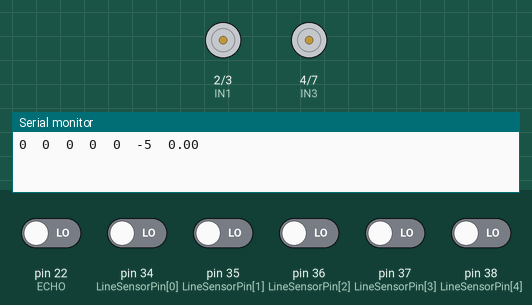
A sketch run on a simulated Arduino Mega 2560, built with avr-gcc and run on an emulated ATmega2560. Shown: motor-driver pin pairs drawn as motors (green arrow = first pin HIGH = forward, orange = second pin HIGH = backward, longer = more drive, scaled by the enable pin), the last lines printed to the serial monitor. Inputs (shaded band) come from the test bench; at power-on: pin 22 (ECHO), pin 34 (LineSensorPin[0]), pin 35 (LineSensorPin[1]), pin 36 (LineSensorPin[2]), pin 37 (LineSensorPin[3]), pin 38 (LineSensorPin[4]) LOW. Random numbers use the default seed unless the sketch sets one.

Above: at 1.2 s.
1.3 s: pin 34 (LineSensorPin[0]) driven HIGH
At 3.0 s:
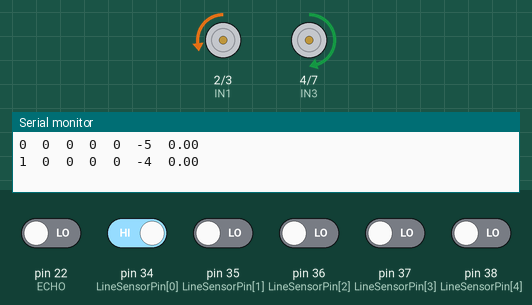
3.5 s: pin 35 (LineSensorPin[1]) driven HIGH
At 5.2 s:
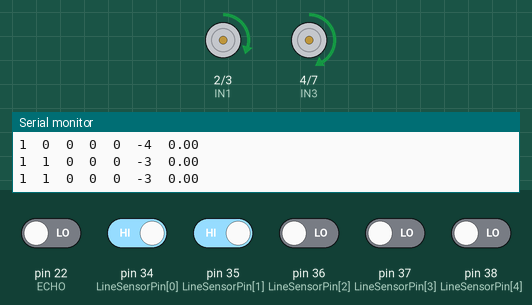
5.5 s: pin 35 (LineSensorPin[1]) driven LOW
At 6.4 s:
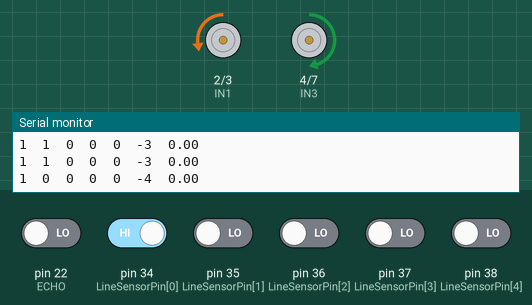
7.5 s: pin 36 (LineSensorPin[2]) driven HIGH
At 8.8 s:
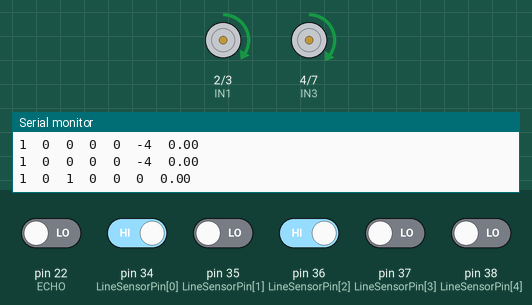
9.5 s: pin 36 (LineSensorPin[2]) driven LOW
At 11.1 s:
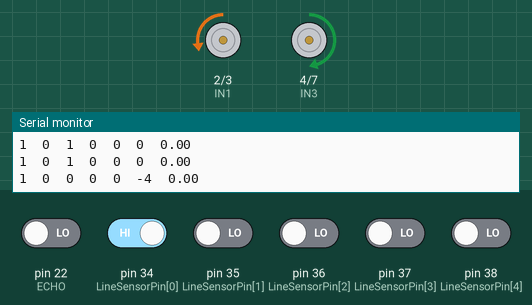
11.6 s: pin 37 (LineSensorPin[3]) driven HIGH
At 13.4 s:
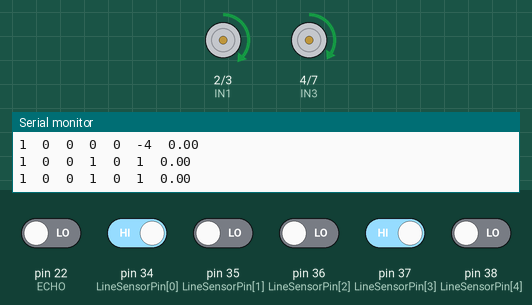
Timing chart, 0 to 14.6 s (numbered marks = the images above; inputs shaded):
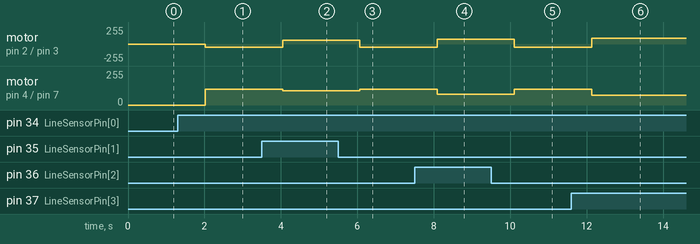

Measured:
- after the input at 1.3 s, motor on pin 2 (IN1) / pin 3 (IN2): stopped → backward 50/255 after 0.72 s; motor on pin 4 (IN3) / pin 7 (IN4): stopped → forward 120/255 after 0.72 s
- after the input at 3.5 s, motor on pin 2 (IN1) / pin 3 (IN2): backward 50/255 → forward 59/255 after 0.54 s; motor on pin 4 (IN3) / pin 7 (IN4): forward 120/255 → forward 106/255 after 0.54 s
- after the input at 5.5 s, motor on pin 2 (IN1) / pin 3 (IN2): forward 59/255 → backward 50/255 after 0.57 s; motor on pin 4 (IN3) / pin 7 (IN4): forward 106/255 → forward 120/255 after 0.57 s
- after the input at 7.5 s, motor on pin 2 (IN1) / pin 3 (IN2): backward 50/255 → forward 75/255 after 0.59 s; motor on pin 4 (IN3) / pin 7 (IN4): forward 120/255 → forward 80/255 after 0.59 s
- after the input at 9.5 s, motor on pin 2 (IN1) / pin 3 (IN2): forward 75/255 → backward 50/255 after 0.61 s; motor on pin 4 (IN3) / pin 7 (IN4): forward 80/255 → forward 120/255 after 0.61 s
- after the input at 11.6 s, motor on pin 2 (IN1) / pin 3 (IN2): backward 50/255 → forward 84/255 after 0.53 s; motor on pin 4 (IN3) / pin 7 (IN4): forward 120/255 → forward 75/255 after 0.53 s

The sketch:

line_sonar_sensor_motor.ino
```cpp
/////////////////////// Line Sensor Setup ////////////////////////
#define LINE_DETECT_WHITE  1
int Missioin_flag[5]={0,};
int LineSensorPin[5] = {34,35,36,37,38};
int LineSensorPinData[5] = {0,};
int LineType = -1;
/////////////////////// Line Sensor Setup ////////////////////////

/////////////////////// Sonar Sensor Setup ////////////////////////
float sonar1_data =0.0;
#define ECHO 22
#define TRIG 23
/////////////////////// Sonar Sensor Setup ////////////////////////

//////////////////// L298 Motor Driver Setup //////////////////////
#define IN1 2
#define IN2 3
#define ENA 5
#define IN3 4
#define IN4 7
#define ENB 6
//////////////////// L298 Motor Driver Setup //////////////////////


void motor_control_l(int direction, int speed)
{
  switch(direction)
  {
    case 1: digitalWrite(IN1, LOW);
            digitalWrite(IN2, HIGH);
            analogWrite(ENA, 150); // 0-255까지 입력
            break;

    case 0: digitalWrite(IN1, LOW);
            digitalWrite(IN2, LOW);
            analogWrite(ENA, 0);
            break;

    case -1: digitalWrite(IN1, HIGH);
             digitalWrite(IN2, LOW);
             analogWrite(ENA, 50);
             break;
  }
}
void motor_control_r(int direction, int speed)
{
  switch(direction)
  {
    case 1: digitalWrite(IN3, HIGH);
            digitalWrite(IN4, LOW);
            analogWrite(ENA, 50); // 0-255까지 입력
            break;

    case 0: digitalWrite(IN3, LOW);
            digitalWrite(IN4, LOW);
            analogWrite(ENA, 0);
            break;

    case -1: digitalWrite(IN1, LOW);
             digitalWrite(IN2, HIGH);
             analogWrite(ENA, 50);
             break;
  }
}

int read_digital_line_sensor(void)
{
  int i;
  int sum = 0;
  for(i=0;i<5;i++)
  {
     if(LINE_DETECT_WHITE == 0)  //흰색 바탕에 검정색 라인
     {
       LineSensorPinData[i] = 1 - digitalRead(LineSensorPin[i]);
     }
     else
     {
       LineSensorPinData[i] =  digitalRead(LineSensorPin[i]);
     }
     sum += LineSensorPinData[i];
  }

  if(sum == 5)
  {
     return sum;
  }
  else if(sum == 2)
  {
     if( (LineSensorPinData[3] == 1) && (LineSensorPinData[4] == 1) ) return 3;
     if( (LineSensorPinData[2] == 1) && (LineSensorPinData[3] == 1) ) return 1;
     if( (LineSensorPinData[1] == 1) && (LineSensorPinData[2] == 1) ) return -1;
     if( (LineSensorPinData[0] == 1) && (LineSensorPinData[1] == 1) ) return -3;
  }
  else if(sum == 1)
  {
    if(LineSensorPinData[0] == 1) return -4;
    if(LineSensorPinData[1] == 1) return -2;
    if(LineSensorPinData[2] == 1) return  0;
    if(LineSensorPinData[3] == 1) return  2;
    if(LineSensorPinData[4] == 1) return  4;
  }
  else if(sum == 3)
  {
    return -10;
  }
  else
  {
     return -5;
  }
}

void send_serial_data(void)
{
   int i;
   for(i=0;i<5;i++)
   {
      Serial.print(LineSensorPinData[i]);
      Serial.print("  ");
   }
      Serial.print(LineType);
      Serial.print("  ");
      Serial.println(sonar1_data);
}

float sonar(void)
{
  float duration =0.0;
  float distance = 0.0;
  digitalWrite(TRIG,LOW);
  digitalWrite(TRIG,HIGH);
  delay(10);
  digitalWrite(TRIG,LOW);

  duration = pulseIn(ECHO,HIGH);
  //Serial.println(duration);
  distance = duration * 340.0/(2.0*10000);
  //Serial.print(distance);  Serial.println(" cm");

  return distance;
}

void motor_control(int dir_A, int pwm_A , int dir_B, int pwm_B)
{
   if(dir_A == 0)
   {
     digitalWrite(IN1, 0);  digitalWrite(IN2, 0);
     analogWrite(ENA,0);
   }
   else if(dir_A == 1)
   {
     digitalWrite(IN1, HIGH);  digitalWrite(IN2, LOW);
     analogWrite(ENA,pwm_A);
   }
   else if(dir_A == -1)
   {
     digitalWrite(IN1, LOW);  digitalWrite(IN2, HIGH);
     analogWrite(ENA,pwm_A);
   }
   else
   {
     digitalWrite(IN1, 0);  digitalWrite(IN2, 0);
     analogWrite(ENA,0);
   }

   if(dir_B == 0)
   {
     digitalWrite(IN3, 0);  digitalWrite(IN4, 0);
     analogWrite(ENA,0);
   }
   else if(dir_B == 1)
   {
     digitalWrite(IN3, HIGH);  digitalWrite(IN4, LOW);
     analogWrite(ENB,pwm_B);
   }
   else if(dir_B == -1)
   {
     digitalWrite(IN3, LOW);  digitalWrite(IN4, HIGH);
     analogWrite(ENB,pwm_B);
   }
   else
   {
     digitalWrite(IN3, 0);  digitalWrite(IN4, 0);
     analogWrite(ENB,0);
   }
}

void robot_line_trace(void)
{
  switch(LineType)
  {

     case -4 :
              motor_control(-1, 50 , 1, 120);
              break;

     case -3 :
              motor_control(1, 59 , 1, 106);
              break;
     case -2 :
              motor_control(1, 60 , 1, 100);
              break;
     case -1 :
              motor_control(1, 70 , 1, 90);
              break;
     case 0 :
              motor_control(1, 75 , 1, 80);
              break;
     case 1 :
              motor_control(1, 84 , 1, 75);
              break;
     case 2 :
              motor_control(1, 98 , 1, 68);
              break;
     case 3 :
              motor_control(1, 106 , 1, 59);
              break;
     case 4 :
              motor_control(1, 120 , -1, 50);
              break;

     case 5 :
               motor_control(-1,30, -1,35);
               delay(500);
               motor_control(0, 0 , 0, 0);
               delay(1000);
               break;
  }
}
void setup() {
  // put your setup code here, to run once:
 int i;
 ///// line sensor setup /////
 for(i=0;i<5;i++)
 {
    pinMode(LineSensorPin[i], INPUT);
 }

 ///// sonar sensor setup /////
 pinMode(TRIG, OUTPUT);
 pinMode(ECHO, INPUT);
 Serial.begin(115200);

///// motor drive setup /////
 pinMode(IN1, OUTPUT);
 pinMode(IN2, OUTPUT);
 pinMode(IN3, OUTPUT);
 pinMode(IN4, OUTPUT);
 pinMode(ENA, OUTPUT);
 pinMode(ENB, OUTPUT);
}
void robot_stop(void)
{
   motor_control(-1,30, -1,35);
   delay(100);
   motor_control(0, 0 , 0, 0);
   delay(3000);
}

void loop() {
  // put your main code here, to run repeatedly:
  if(Missioin_flag[4]==0)
  {

    LineType = read_digital_line_sensor();
    robot_line_trace();
  //send_serial_data();
  }

  if((Missioin_flag[0]==1) && (Missioin_flag[1]==0) && (Missioin_flag[2]==0) && (Missioin_flag[3]==0) && (Missioin_flag[4]==0) )
  {
    if(LineType == 5)
    {

      Missioin_flag[1] = 1;
      robot_stop();
    }
  }

  if( (Missioin_flag[0]==1) && (Missioin_flag[1]==1) && (Missioin_flag[2]==0) && (Missioin_flag[3]==0)&& (Missioin_flag[4]==0) )
  {
    if(LineType == 5)
    {

      Missioin_flag[2] = 1;
    }
  }

  if( (Missioin_flag[0]==1) && (Missioin_flag[1]==1) && (Missioin_flag[2]==1) && (Missioin_flag[3]==0)&& (Missioin_flag[4]==0) )
  {
    sonar1_data = sonar();
    if(sonar1_data < 10.0)
    {
        robot_stop();
    }
    if(LineType == 6)
    {
      Missioin_flag[3]=1;
    }
  }

  if( (Missioin_flag[0]==1) && (Missioin_flag[1]==1) && (Missioin_flag[2]==1) && (Missioin_flag[3]==1)&& (Missioin_flag[4]==0) )
  {
     if(LineType == 5)
     {
        robot_stop();
        Missioin_flag[4]=1;
     }
  }
  // put your main code here, to run repeatedly:

  sonar1_data = sonar();
  LineType = read_digital_line_sensor();
  send_serial_data();


}
```

20230706-1__1_.cpp
```cpp
// 20230706-1.cpp : 이 파일에는 'main' 함수가 포함됩니다. 거기서 프로그램 실행이 시작되고 종료됩니다.
//

#include <stdio.h>
#include <stdlib.h>
#include <time.h>

#define size 50
#define c_size 100
void set_Array(int array[]) {

	for (int i = 0; i < size; i++) {
		array[i] = rand() % 100;
	}


}

void setC_sort(int array1234[]) {
	int temp;

	for (int i = 0; i < c_size; i++) {
		for (int j = 0; j < (c_size - 1) - i; j++) {
			if (array1234[j] > array1234[j + 1]) {	// 버블 정렬 사용
				temp = array1234[j];
				array1234[j] = array1234[j + 1];
				array1234[j + 1] = temp;
			}

		}
	}
	for (int p = 0; p < c_size; p++) {
		printf("%d    ", array1234[p]);
	}
	printf("\n");


}
void set_sort(int array234[]) {

	int temp;

	for (int i = 0; i < size; i++) {
		for (int j = 0; j < (size - 1) - i; j++) {
			if (array234[j] > array234[j + 1]) {	// 버블 정렬 사용
				temp = array234[j];
				array234[j] = array234[j + 1];
				array234[j + 1] = temp;
			}

		}
	}


		for (int k = 0; k < size; k++) {
			printf("%d  ", array234[k]);
		}


}// 배열의 크기가 달라가지고
void concat(int array1[size], int array2[size], int array3[100]) { //배열 두개를 합쳐라 !
	for (int i = 0; i < size; i++) {
		array3[i] = array1[i];

	}

	int num = 50;
	int num2 = 0;
	while (num <= 99) {
		array3[num] = array2[num2];
		num++;
		num2++;

	}


	for (int k = 0; k < c_size; k++) {
		printf(" %d  ", array3[k]);
	}
	printf("%d\n");

}
int main(void)
{
	srand((unsigned int)time(NULL));
	int arr_a[size];
	int arr_b[size];
	int arr_c[c_size];

	set_Array(arr_a);

	set_sort(arr_a);

	set_Array(arr_b);

	set_sort(arr_b);


	printf("배열합침");
	concat(arr_a, arr_b, arr_c);
	printf("배열합친 배열을 sort 함");
	setC_sort(arr_c);


	printf("\n");


	return 0;
}

// 프로그램 실행: <Ctrl+F5> 또는 [디버그] > [디버깅하지 않고 시작] 메뉴
// 프로그램 디버그: <F5> 키 또는 [디버그] > [디버깅 시작] 메뉴

// 시작을 위한 팁:
//   1. [솔루션 탐색기] 창을 사용하여 파일을 추가/관리합니다.
//   2. [팀 탐색기] 창을 사용하여 소스 제어에 연결합니다.
//   3. [출력] 창을 사용하여 빌드 출력 및 기타 메시지를 확인합니다.
//   4. [오류 목록] 창을 사용하여 오류를 봅니다.
//   5. [프로젝트] > [새 항목 추가]로 이동하여 새 코드 파일을 만들거나, [프로젝트] > [기존 항목 추가]로 이동하여 기존 코드 파일을 프로젝트에 추가합니다.
//   6. 나중에 이 프로젝트를 다시 열려면 [파일] > [열기] > [프로젝트]로 이동하고 .sln 파일을 선택합니다.
```
